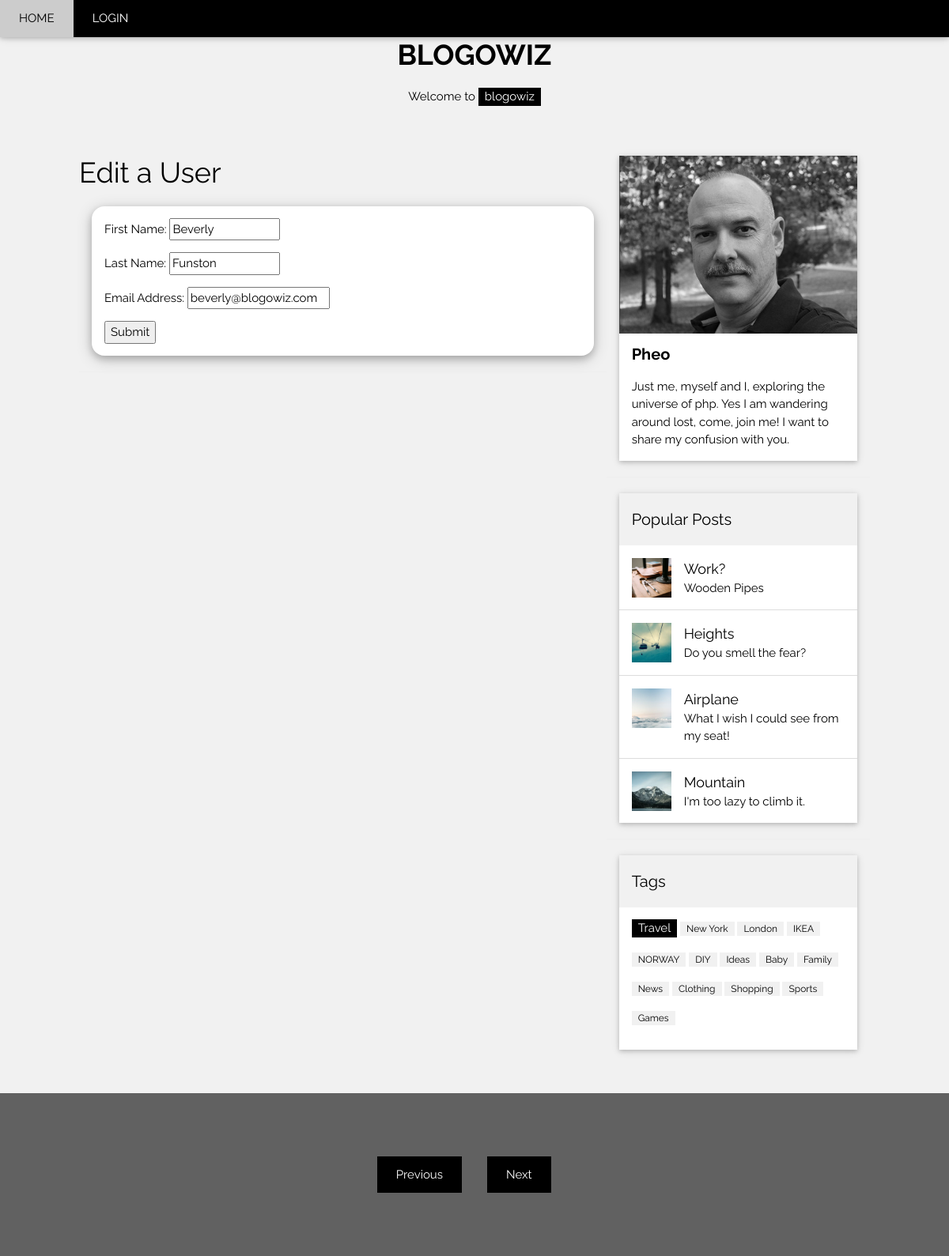
Page /edit_user.php?id=3 on the committed database.
### tables this page shows
CREATE TABLE users (
user_id TINYINT UNSIGNED NOT NULL AUTO_INCREMENT,
first_name VARCHAR(20),
last_name VARCHAR(40),
admin BOOL,
user_name VARCHAR(40) NOT NULL,
email VARCHAR(60) NOT NULL,
password VARCHAR(40) NOT NULL,
registration_date DATETIME NOT NULL,
PRIMARY KEY (user_id)
);

### edit_user.php (the view, shortened to what this page needs)
<?php
include ('includes/head.php');
echo '<h1>Edit a User</h1>';
if ( (isset($_GET['id'])) && (is_numeric($_GET['id'])) ) {
	$id = $_GET['id'];
} elseif ( (isset($_POST['id'])) && (is_numeric($_POST['id'])) ) {
	$id = $_POST['id'];
} else {
	echo '<p class="error">This page has been accessed in error.</p>';
	include ('includes/footer.php');
	exit();
}
require ('includes/mysqli_connect.php');
$q = "SELECT first_name, last_name, email FROM users WHERE user_id=$id";
$r = @mysqli_query ($dbc, $q);
if (mysqli_num_rows($r) == 1) {
	$row = mysqli_fetch_array ($r, MYSQLI_NUM);
    echo"   <div class=\"w3-card-4 w3-margin w3-white w3-round-xlarge\">\n";
    echo"       <div class=\"w3-container\">\n";
	echo '<form action="edit_user.php" method="post">
	<p>First Name: <input type="text" name="first_name" size="15" maxlength="15" value="' . $row[0] . '" /></p>
	<p>Last Name: <input type="text" name="last_name" size="15" maxlength="30" value="' . $row[1] . '" /></p>
	<p>Email Address: <input type="text" name="email" size="20" maxlength="60" value="' . $row[2] . '"  /> </p>
	<p><input type="submit" name="submit" value="Submit" /></p>
	<input type="hidden" name="id" value="' . $id . '" />
</form>';
echo"       </div>\n";
echo"   </div>\n<hr>\n\n";
} else {
    echo"   <div class=\"w3-card-4 w3-margin w3-white w3-round-xlarge\">\n";
    echo"       <div class=\"w3-container\">\n";
    echo'			<p class="error">This page has been accessed in error.</p>';
    echo"       </div>\n";
    echo"   </div>\n<hr>\n\n";
}
include ('includes/footer.php');
?>

### style/w3.css (style rules this page uses)
html { box-sizing:border-box }
*,*:before,*:after { box-sizing:inherit }
html { -ms-text-size-adjust:100%;-webkit-text-size-adjust:100% }
body { margin:0 }
hr { box-sizing:content-box;height:0;overflow:visible }
button,input,select,textarea { font:inherit;margin:0 }
button,input { overflow:visible }
button,html [type=button],[type=reset],[type=submit] { -webkit-appearance:button }
html,body { font-family:Verdana,sans-serif;font-size:15px;line-height:1.5 }
html { overflow-x:hidden }
h1 { font-size:36px }
h1,h2,h3,h4,h5,h6 { font-family:"Segoe UI",Arial,sans-serif;font-weight:400;margin:10px 0 }
hr { border:0;border-top:1px solid #eee;margin:20px 0 }
.w3-container:after,.w3-container:before,.w3-panel:after,.w3-panel:before,.w3-row:after,.w3-row:before,.w3-row-padding:after,.w3-row-padding:before, .w3-cell-row:before,.w3-cell-row:after,.w3-clear:after,.w3-clear:before,.w3-bar:before,.w3-bar:after { content:"";display:table;clear:both }
.w3-round-xlarge { border-radius:16px }
.w3-container,.w3-panel { padding:0.01em 16px }
.w3-card-4,.w3-hover-shadow:hover { box-shadow:0 4px 10px 0 rgba(0,0,0,0.2),0 4px 20px 0 rgba(0,0,0,0.19) }
.w3-margin { margin:16px!important }
.w3-white,.w3-hover-white:hover { color:#000!important;background-color:#fff!important }
.w3-light-grey,.w3-hover-light-grey:hover,.w3-light-gray,.w3-hover-light-gray:hover { color:#000!important;background-color:#f1f1f1!important }

### includes/head.php (style rules this page uses)
body,h1,h2,h3,h4,h5 { font-family: "Raleway", sans-serif }

### rows in the picture
users: first_name "Beverly", last_name "Funston", email "beverly@blogowiz.com"
